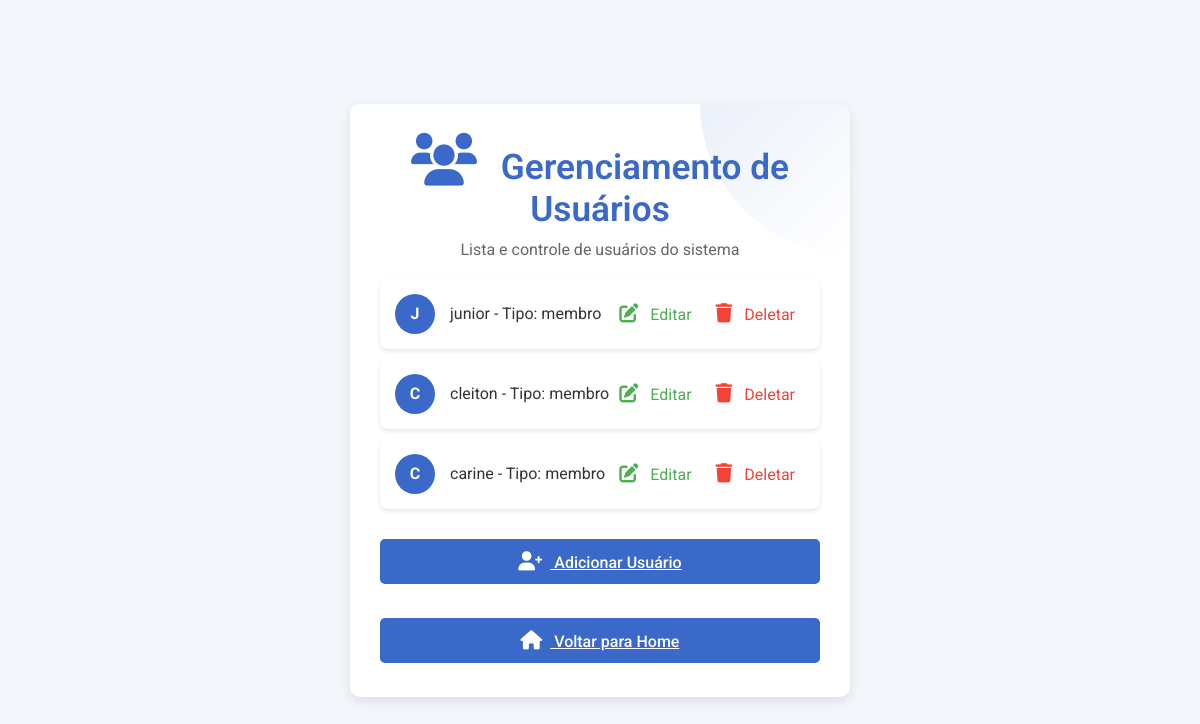
Screenshot of /usuarios/ with the database file from the repository.
### livros/models.py (models this page shows, shortened)
class Usuario(models.Model):
    nome = models.CharField(max_length=100, null=False, blank=False)
    tipo = models.CharField(max_length=50, choices=[('membro', 'Membro')], default='membro')

### livros/views.py (the view)
# urls.py: path('usuarios/', UsuarioListView.as_view(), name='usuario_list'),
class UsuarioListView(ListView):
    model = Usuario
    template_name = 'livros/usuario_list.html'

### livros/templates/livros/usuario_list.html (shortened to what this page needs)
<!DOCTYPE html>
<html lang="pt-BR">
<head>
    {% load static %}
    <link rel="stylesheet" href="{% static 'style.css' %}">
    <link rel="stylesheet" href="https://cdnjs.cloudflare.com/ajax/libs/font-awesome/6.0.0/css/all.min.css">
</head>
<body>
    <div class="container">
        <header>
            <h1><i class="fas fa-users"></i> Gerenciamento de Usuários</h1>
            <p>Lista e controle de usuários do sistema</p>
        </header>
        <main>
            <ul class="user-list">
                {% for usuario in object_list %}
                <li class="user-item">
                    <div class="user-info">
                        <div class="user-avatar">{{ usuario.nome|make_list|first|upper }}</div>
                        <span>{{ usuario.nome }} - Tipo: {{ usuario.tipo }}</span>
                    </div>
                    <div class="action-links">
                        <a href="{% url 'usuario_update' usuario.pk %}" class="btn-edit"><i class="fas fa-edit"></i> Editar</a>
                        <a href="{% url 'usuario_delete' usuario.pk %}" class="btn-delete"><i class="fas fa-trash"></i> Deletar</a>
                    </div>
                </li>
                {% empty %}
                <li>Nenhum usuário cadastrado.</li>
                {% endfor %}
            </ul>
            <div class="add-user">
                <a href="{% url 'usuario_create' %}" class="btn btn-primary"><i class="fas fa-user-plus"></i> Adicionar Usuário</a>
            </div>
            <div class="back-home">
                <a href="{% url 'index' %}" class="btn btn-logout"><i class="fas fa-home"></i> Voltar para Home</a>
            </div>
        </main>
    </div>
</body>
</html>

### assets/style.css (style rules this page uses)
* { margin: 0; padding: 0; box-sizing: border-box; }
body { font-family: 'Roboto', sans-serif; background-color: #f0f4f8; color: #333; display: flex; justify-content: center; align-items: center; min-height: 100vh; }
.container { width: 90%; max-width: 1000px; padding: 20px; background-color: #fff; box-shadow: 0 4px 10px rgba(0, 0, 0, 0.1); border-radius: 8px; }
header h1 { font-size: 2.2rem; font-weight: 700; color: #3a69c9; text-align: center; margin-bottom: 20px; }
.btn { display: inline-block; padding: 10px 20px; font-size: 1rem; font-weight: 500; border: none; border-radius: 5px; cursor: pointer; transition: background-color 0.3s; }
.btn-primary { background-color: #3a69c9; color: #fff; }
.btn-logout { background-color: #f44336; color: #fff; margin-top: 20px; }
body { font-family: 'Roboto', sans-serif; background-color: #f3f6fa; color: #333; display: flex; justify-content: center; align-items: center; min-height: 100vh; }
.container { width: 90%; max-width: 500px; padding: 30px; background-color: #ffffff; box-shadow: 0 4px 12px rgba(0, 0, 0, 0.1); border-radius: 10px; text-align: center; }
header h1 { font-size: 2.2rem; font-weight: 600; color: #3a69c9; margin-bottom: 10px; }
header p { font-size: 1rem; color: #666; margin-bottom: 20px; }
.btn { display: inline-block; width: 100%; padding: 12px; font-size: 1rem; font-weight: 500; color: #fff; background-color: #3a69c9; border: none; border-radius: 5px; cursor: pointer; transition: background-color 0.3s; margin-top: 10px; }
.fas { margin-right: 8px; font-size: 1.2em; }
header h1 .fas { font-size: 1.5em; color: #3a69c9; margin-right: 15px; }
.btn { position: relative; overflow: hidden; }
.btn::after { content: ''; position: absolute; top: 50%; left: 50%; width: 0; height: 0; background: rgba(255, 255, 255, 0.2); border-radius: 50%; transform: translate(-50%, -50%); transition: width 0.3s, height 0.3s; }
.container { position: relative; overflow: hidden; }
.container::before { content: ''; position: absolute; top: 0; right: 0; width: 150px; height: 150px; background: linear-gradient(135deg, #3a69c9 0%, transparent 100%); opacity: 0.1; border-radius: 0 0 0 100%; }

### livros/templates/livros/usuario_list.html (style rules this page uses)
.user-list { list-style-type: none; padding: 0; }
.user-item { background-color: #fff; border-radius: 8px; padding: 15px; margin-bottom: 10px; box-shadow: 0 2px 4px rgba(0,0,0,0.1); display: flex; justify-content: space-between; align-items: center; }
.user-info { display: flex; align-items: center; }
.user-avatar { width: 40px; height: 40px; border-radius: 50%; background-color: #3a69c9; color: white; display: flex; justify-content: center; align-items: center; margin-right: 15px; font-weight: bold; }
.action-links a { text-decoration: none; padding: 5px 10px; border-radius: 4px; transition: background-color 0.3s; }
.btn-edit { color: #4CAF50; }
.btn-delete { color: #f44336; }
.add-user { margin-top: 20px; text-align: center; }
.back-home { margin-top: 20px; text-align: center; }

### rows the page displays
Usuario: nome|make_list "J", nome "junior", tipo "membro"
Usuario: nome|make_list "C", nome "cleiton", tipo "membro"
Usuario: nome|make_list "C", nome "carine", tipo "membro"
